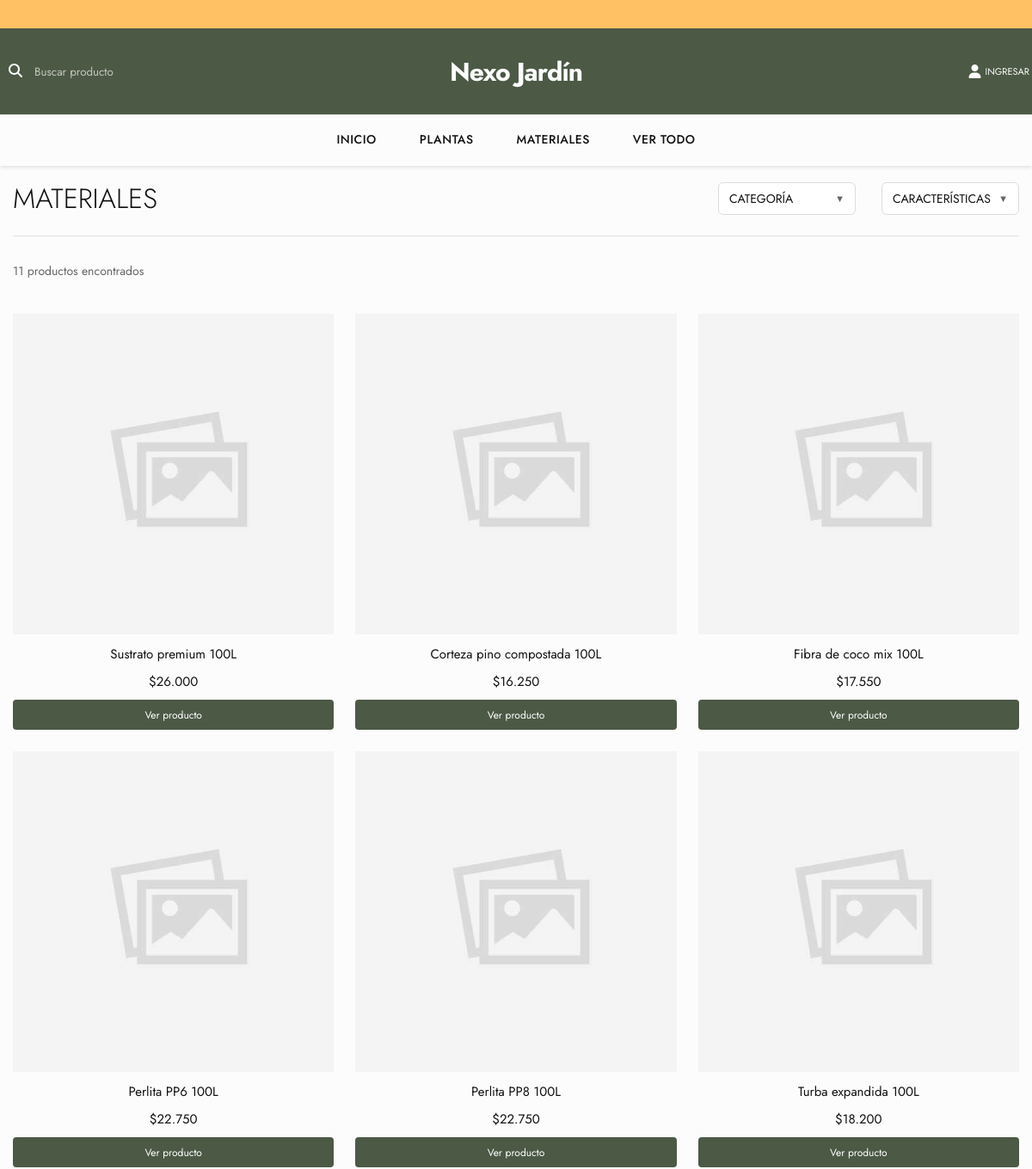
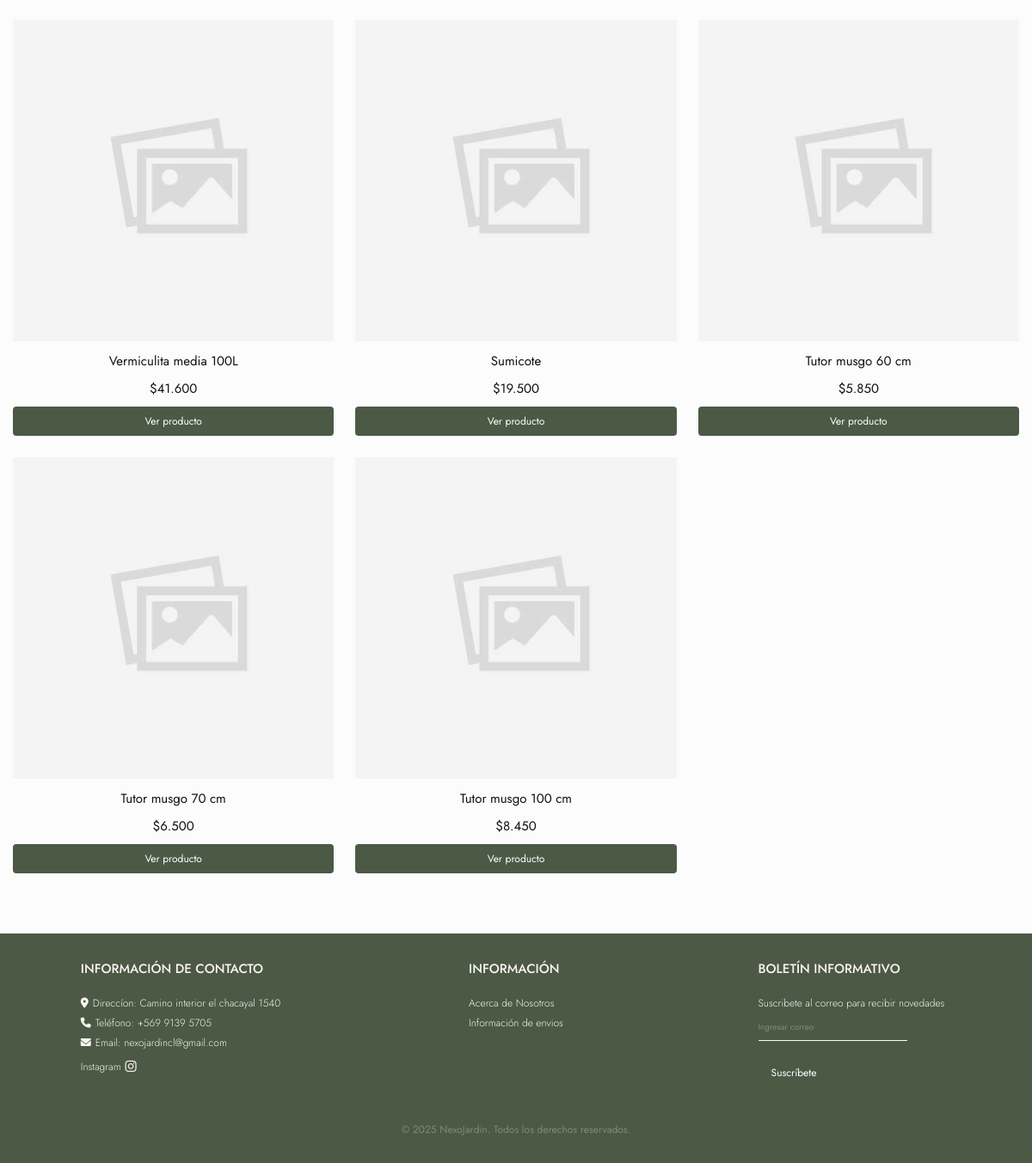
The app's page /materiales/ with its own data (2 pictures, top to bottom).
### products/models.py (models this page shows, shortened)
class Producto(models.Model):
    TIPO_CHOICES = [
        ('planta', 'Planta'),
        ('material', 'Material'),
    ]
    nombre = models.CharField(max_length=100)
    descripcion = models.TextField(blank=True, null=True)
    descripcion_corta= models.TextField(blank=True, null=True)
    precio = models.DecimalField(max_digits=10, decimal_places=2)
    imagen = models.ImageField(upload_to='productos/', blank=True, null=True)
    categoria = models.ForeignKey(Categoria, on_delete=models.CASCADE, blank=True, null=True)
    tipo = models.CharField(max_length=10, choices=TIPO_CHOICES, default='planta')
    destacado = models.BooleanField(default=False)  # Nuevo campo para productos destacados

### pages/views.py (the view)
# urls.py: path('materiales/', views.materiales, name='materiales'),
def materiales(request):
    from products.forms import ProductoForm, CategoriaForm
    from products.models import Producto, Categoria
    productos = Producto.objects.filter(tipo='material')
    categorias = Categoria.objects.filter(tipo='material')
    categoria_id = request.GET.get('categoria')
    if categoria_id:
        productos = productos.filter(categoria_id=categoria_id)
    orden_precio = request.GET.get('orden_precio')
    if orden_precio == 'menor':
        productos = productos.order_by('precio')
    elif orden_precio == 'mayor':
        productos = productos.order_by('-precio')
    producto_form = ProductoForm()
    categoria_form = CategoriaForm()
    return render(request, 'productos.html', {
        'productos': productos,
        'categorias': categorias,
        'producto_form': producto_form,
        'categoria_form': categoria_form,
        'tipo': 'material',
        'titulo': 'Materiales',
        'agregar_producto_url': 'agregar_producto',
        'agregar_categoria_url': 'agregar_categoria',
        'eliminar_categoria_url': 'eliminar_categoria',
        'detalle_producto_url': 'detalle_producto',
    })

### products/forms.py
class ProductoForm(forms.ModelForm):
    class Meta:
        model = Producto
        fields = ['nombre', 'descripcion', 'descripcion_corta', 'precio', 'imagen', 'categoria']
    def __init__(self, *args, **kwargs):
        super().__init__(*args, **kwargs)
        self.fields['descripcion'].required = False

class CategoriaForm(forms.ModelForm):
    class Meta:
        model = Categoria
        fields = ['nombre']

### products/templatetags/puntomiles.py (called while the page is built)
def puntomiles(value):
    try:
        value = int(float(value))
    except (ValueError, TypeError):
        return value
    return f"{value:,}".replace(",", ".")

### templates/productos.html (shortened to what this page needs)
{% extends "base.html" %}
{% load static %}
{% load puntomiles %}
{% block content %}
<div class="productos-container">
    <div class="header-productos">
        <h1 class="titulo-seccion">{{ titulo }}</h1>
        <div class="filtros-linea">
            <div class="custom-dropdown" id="dropdown-categoria">
                <div class="dropdown-label" onclick="toggleDropdown('categoria')">
                    <span id="categoria-selected">categoría</span>
                    <i class="dropdown-arrow">▼</i>
                </div>
            </div>
            <div class="custom-dropdown" id="dropdown-orden">
                <div class="dropdown-label" onclick="toggleDropdown('orden')">
                    <span id="orden-selected">características</span>
                    <i class="dropdown-arrow">▼</i>
                </div>
            </div>
        </div>
    </div>
    <div class="info-resultados">
        <span class="productos-count">{{ productos|length }} producto{{ productos|length|pluralize }} encontrado{{ productos|length|pluralize }}</span>
    </div>
    <div class="grid-productos">
        {% for producto in productos %}
            <div class="producto-card">
                <div class="producto-imagen-container">
                    <a href="{% url detalle_producto_url producto.id %}">
                        {% if producto.imagen %}
                            <img src="{{ producto.imagen.url }}" alt="{{ producto.nombre }}" class="producto-img">
                        {% else %}
                            <img src="{% static 'img/default.jpg' %}" alt="Imagen por defecto" class="producto-img">
                        {% endif %}
                    </a>
                </div>
                <div class="producto-info">
                    <h3 class="producto-nombre">
                        <a href="{% url detalle_producto_url producto.id %}" style="color:inherit; text-decoration:none;">
                            {{ producto.nombre }}
                        </a>
                    </h3>
                    <p class="producto-precio">${{ producto.precio|puntomiles }}</p>
                    <a href="{% url detalle_producto_url producto.id %}" class="btn-ver-producto">
                        Ver producto
                    </a>
                </div>
            </div>
        {% endfor %}
    </div>
</div>
{% endblock content %}

### templates/base.html (shortened to what this page needs)
<!DOCTYPE html>
<html lang="es">
<head>
    {% load static %}
    <link rel="stylesheet" href="{% static 'css/style.css' %}">
    <link rel="stylesheet" href="{% static 'css/banner.css' %}">
    <link rel="stylesheet" href="{% static 'css/productos.css' %}">
    <link rel="stylesheet" href="https://cdnjs.cloudflare.com/ajax/libs/font-awesome/6.4.0/css/all.min.css" />
</head>
<body>
    <header>
        <div class="envio-bar-header">
            <div class="envio-marquee">
                <span>Por compras sobre 30.000 CLP, envíos gratuitos dentro de la región metropolitana.</span>
            </div>
        </div>
        <div class="container-superior">
            <div class="container superior">
                <form class="search-form" action="{% url 'ver-todo' %}" method="GET">
                    <div class="search-icon">
                    </div>
                    <input type="search" placeholder="Buscar producto" name="q">
                </form>
                <div class="logo-container">
                    <h1 class="logo"><a href="{% url 'home' %}">Nexo Jardín</a></h1>
                </div>
                <div class="header-icons">
                    <div class="dropdown-cuenta">
                        {% if user.is_authenticated %}
                            <form action="{% url 'logout' %}" method="post" class="form-logout">
                                {% csrf_token %}
                                <button type="submit" class="btn-logout">
                                    <i class="fa-solid fa-sign-out-alt icon-user"></i>
                                    <span class="span-ingresar">SALIR</span>
                                </button>
                            </form>
                        {% else %}
                            <a href="{% url 'login' %}" class="btn-ingresar">
                                <i class="fa-solid fa-user icon-user"></i>
                                <span class="span-ingresar">INGRESAR</span>
                            </a>
                        {% endif %}
                    </div>
                </div>
            </div>
        </div>
        <div class="container-navegacion">
            <div class="container navegacion">
                <ul class="menu">
                    <li><a href="{% url 'home' %}">INICIO</a></li>
                    <li><a href="{% url 'plantas' %}">PLANTAS</a></li>
                    <li><a href="{% url 'materiales' %}">MATERIALES</a></li>
                    <li><a href="{% url 'ver-todo' %}">VER TODO</a></li>
                </ul>
            </div>
        </div>
    </header>
    <main class="container">
        {% block content %}
        {% endblock content %}
    </main>
    <footer class="footer">
        <div class="container container-inferior">
            <div class="menu-inferior">
                <div class="contact-info">
                    <p class="title-inferior">INFORMACIÓN DE CONTACTO</p>
                    <ul>
                        <li><i class="fa-solid fa-location-dot icon-contacto"></i> Direccíon: Camino interior el chacayal 1540</li>
                        <li><i class="fa-solid fa-phone icon-contacto"></i> Teléfono: +569 9139 5705</li>
                        <li><i class="fa-solid fa-envelope icon-contacto"></i> Email: nexojardincl@gmail.com</li>
                    </ul>
                    <div class="social-icons">
                        <a class="instagram-link" href="https://www.instagram.com/nexo.jardin/" target="_blank" rel="noopener">
                            <span>Instagram</span>
                        </a>
                    </div>
                </div>
                <div class="informacion">
                    <p class="title-inferior">INFORMACIÓN</p>
                    <ul>
                        <li><a href="{% url 'nosotros' %}">Acerca de Nosotros</a></li>
                        <li><a href="{% url 'informacion' %}">Información de envios</a></li>
                    </ul>
                </div>
                <div class="newsletter">
                    <p class="title-inferior">BOLETÍN INFORMATIVO</p>
                    <div class="content">
                        <p>Suscribete al correo para recibir novedades</p>
                        <input type="email" placeholder="Ingresar correo">
                        <button>Suscríbete</button>
                    </div>
                </div>
            </div>
            <div class="copyright">
                <p>&copy; 2025 NexoJardin. Todos los derechos reservados.</p>
            </div>
        </div>
    </footer>
    <link rel="stylesheet" href="https://cdn.jsdelivr.net/npm/swiper@10/swiper-bundle.min.css" />
</body>
</html>

### static/css/banner.css (style rules this page uses)
.envio-marquee { width: 100%; overflow: hidden; white-space: nowrap; box-sizing: border-box; }
.envio-marquee span { display: inline-block; padding-left: 100%; animation: envio-scroll 32s linear infinite; }
.envio-bar-header { width: 100%; background: var(--secundary-color); color: #ffffff; text-align: center; font-size: 1.4rem; font-weight: 400; padding: 0.7rem 0 0.6rem 0; margin-bottom: 0; letter-spacing: 0.5px; text-transform: uppercase; }
html, body { overflow-x: hidden; }

### static/css/productos.css (style rules this page uses)
.productos-container { max-width: 120rem; margin: 0 auto; padding: 0; min-height: 500px; width: 100%; box-sizing: border-box; }
.header-productos { display: flex; align-items: center; justify-content: space-between; margin-bottom: 3rem; padding-top: 2rem; padding-bottom: 2rem; border-bottom: 1px solid #e0e0e0; position: relative; min-height: 60px; width: 100%; box-sizing: border-box; }
.titulo-seccion { font-size: 3.2rem; font-weight: 300; color: var(--dark-text); margin: 0; flex-shrink: 0; white-space: nowrap; text-transform: uppercase; }
.filtros-linea { display: flex; align-items: center; gap: 3rem; flex-shrink: 0; width: auto; min-width: 300px; }
.custom-dropdown { position: relative; display: inline-block; }
.custom-dropdown .dropdown-label { color: #111; cursor: pointer; display: flex; align-items: center; gap: 8px; font-size: 1.4rem; font-weight: 400; text-transform: uppercase; white-space: nowrap; padding: 0.8rem 1.2rem; border: 1px solid #ddd; border-radius: 6px; background: white; min-width: 160px; justify-content: space-between; transition: all 0.3s ease; }
.custom-dropdown .dropdown-arrow { font-size: 0.8em; transition: transform 0.3s ease; color: #666; }
.info-resultados { margin-bottom: 2rem; }
.productos-count { font-size: 1.4rem; color: #666; font-weight: 400; }
.grid-productos { display: grid; grid-template-columns: repeat(3, 1fr); gap: 2.5rem; margin-top: 2rem; margin-bottom: 5rem; justify-items: center; align-items: stretch; padding: 2rem 0; min-height: 600px; position: relative; }
.producto-card { display: flex; flex-direction: column; height: 100%; align-items: center; text-align: center; width: 100%; max-width: 379.98px; box-sizing: border-box; }
.producto-imagen-container { position: relative; display: inline-block; width: 100%; aspect-ratio: 1; overflow: hidden; background: #f3f3f3; max-width: 379.98px; }
.producto-info { flex: 1 1 auto; display: flex; flex-direction: column; justify-content: space-between; width: 100%; text-align: center; }
.producto-card img, .producto-img { width: 100%; height: 100%; object-fit: cover; background: transparent; margin: 0 0 0.5rem 0; display: block; border-radius: 0; box-shadow: 0 1px 4px rgba(0,0,0,0.04); transition: transform 0.25s cubic-bezier(.4,1.5,.5,1), box-shadow 0.25s cubic-bezier(.4,1.5,.5,1); }
.producto-nombre { font-size: 1.5rem; font-weight: 400; flex: 1 1 auto; word-break: break-word; white-space: normal; padding-top: 1.2rem; color: var(--dark-text); }
.producto-precio { font-size: 1.5rem; font-weight: 400; flex: 0 0 auto; color: var(--dark-text); padding-top: 1rem; }
.btn-ver-producto { display: block; width: 100%; background: var(--primary-color); color: #fff; text-align: center; padding: 0.7em 0; border-radius: 4px; text-decoration: none; font-size: 1.2rem; margin-top: 1rem; transition: background 0.2s; }
.producto-card { position: relative; }

### records on screen
Producto: nombre "Sustrato premium 100L", precio|puntomiles "26.000"
Producto: nombre "Corteza pino compostada 100L", precio|puntomiles "16.250"
Producto: nombre "Fibra de coco mix 100L", precio|puntomiles "17.550"
Producto: nombre "Perlita PP6 100L", precio|puntomiles "22.750"
Producto: nombre "Perlita PP8 100L", precio|puntomiles "22.750"
Producto: nombre "Turba expandida 100L", precio|puntomiles "18.200"
Producto: nombre "Vermiculita media 100L", precio|puntomiles "41.600"
Producto: nombre "Sumicote", precio|puntomiles "19.500"
Producto: nombre "Tutor musgo 60 cm", precio|puntomiles "5.850"
Producto: nombre "Tutor musgo 70 cm", precio|puntomiles "6.500"
Producto: nombre "Tutor musgo 100 cm", precio|puntomiles "8.450"

### other values on screen
{{ titulo }} "MATERIALES"
{{ productos|length }} "11"
